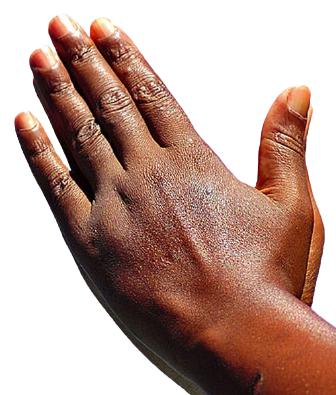
#> input picture images/augmentation/hands/black_hand.png, 336 x 395 px; its folder holds 3 pictures in this run
$ python data_augmentor.py --input images/augmentation/hands/black_hand.png
#> lines starting #> are read from the running program, lines starting #| are printed output that depends on the picture
#> further down, face_image is the input picture: PIL image 336x395 RGBA; mean R, G, B, A 79.2, 49.4, 39.5, 144.3
import numpy as np
from PIL import Image
import matplotlib.pyplot as plt
import os
import argparse


def append_hand(img, place_factor=0.7, rotate_factor=45, seed=23):
#> called with place_factor = 0.7, rotate_factor = 45, seed = False
    if seed:
        np.random.seed(seed)

    aug_path = "images/augmentation/hands"
    aug_list = os.listdir(aug_path)
    i = np.random.randint(1, len(aug_list))
    aug = Image.open(os.path.join(aug_path, aug_list[i]))
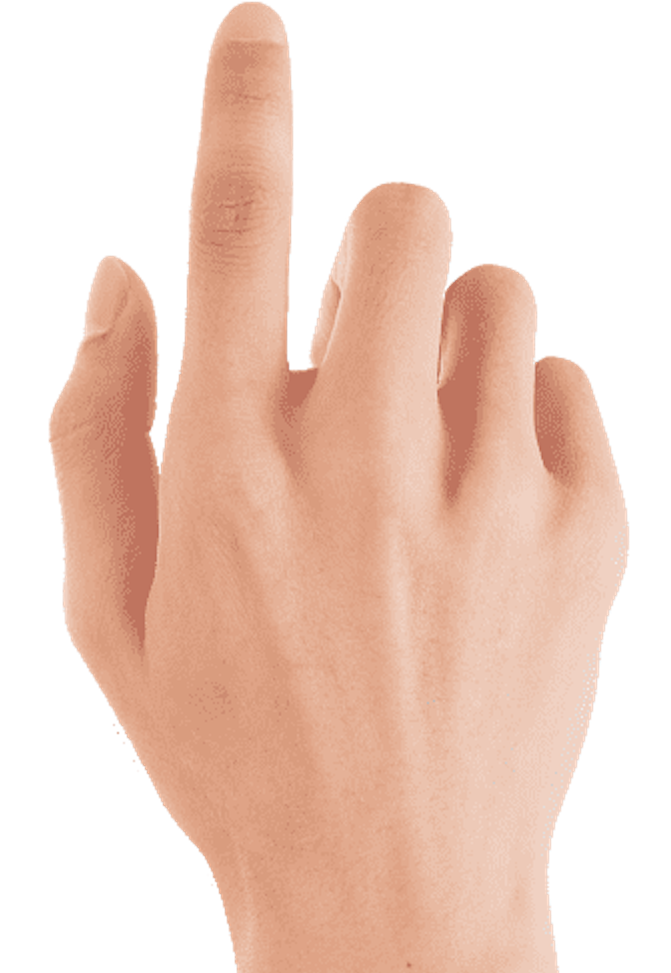
#> input picture images/augmentation/hands/white_hand.png, 671 x 973 px
#> aug is the input picture: PIL image 671x973 RGBA; mean R, G, B, A 124.1, 95.7, 82.2, 138.3
    flip_factor = np.random.randint(0, 2)
    if flip_factor == 1:
        aug = aug.transpose(Image.FLIP_LEFT_RIGHT)
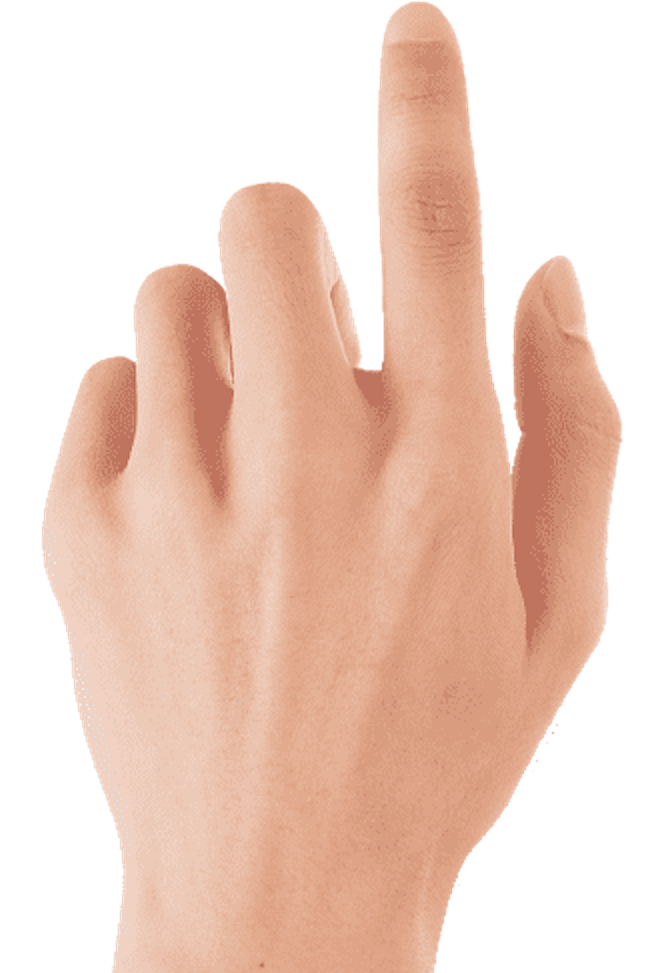
#> aug: PIL image 671x973 RGBA; mean R, G, B, A 124.1, 95.7, 82.2, 138.3; transparent parts drawn white
    scale_factor = img.width / aug.width * 0.7
#> scale_factor = 0.351
    aug_h = int(aug.height * scale_factor)
#> aug_h = 341
    aug_w = int(aug.width * scale_factor)
#> aug_w = 235
    aug = aug.resize((aug_w, aug_h))
#> aug: PIL image 235x341 RGBA

    x_min = img.width * (1 - place_factor) / 2 - aug_w / 2
#> x_min = -67.1
    x_max = img.width * (1 + place_factor) / 2 - aug_w / 2
#> x_max = 168.1
    x_base = np.random.randint(x_min, x_max)
#> x_base = 50
    y_min = img.height * (1 - place_factor) / 2
#> y_min = 59.25
    y_max = img.height * (1 + place_factor) / 2
#> y_max = 335.8
    y_base = np.random.randint(y_min, y_max)
#> y_base = 251
    angle = np.random.randint(-rotate_factor, rotate_factor)

    aug = aug.rotate(angle, expand=True)
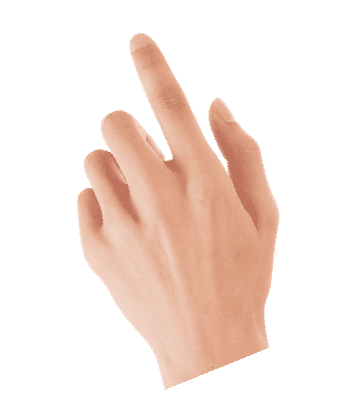
#> aug: PIL image 347x405 RGBA; mean R, G, B, A 71.4, 55.1, 47.3, 78.9; transparent parts drawn white
    img.paste(aug, (x_base, y_base), aug)
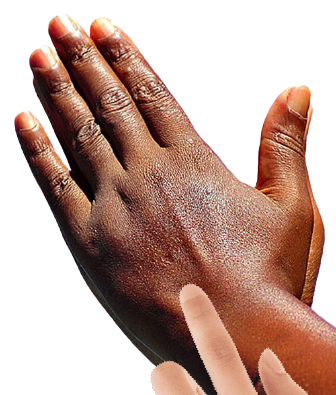
#> img: PIL image 336x395 RGBA; mean R, G, B, A 85.7, 55.5, 45, 145.2; transparent parts drawn white

    return img


def append_noise(img, rotate_factor=90, seed=23):
    if seed:
        np.random.seed(seed)

    aug_path = "images/augmentation/noise"
#> (the run stopped early here; a loop or call above may not have finished)
